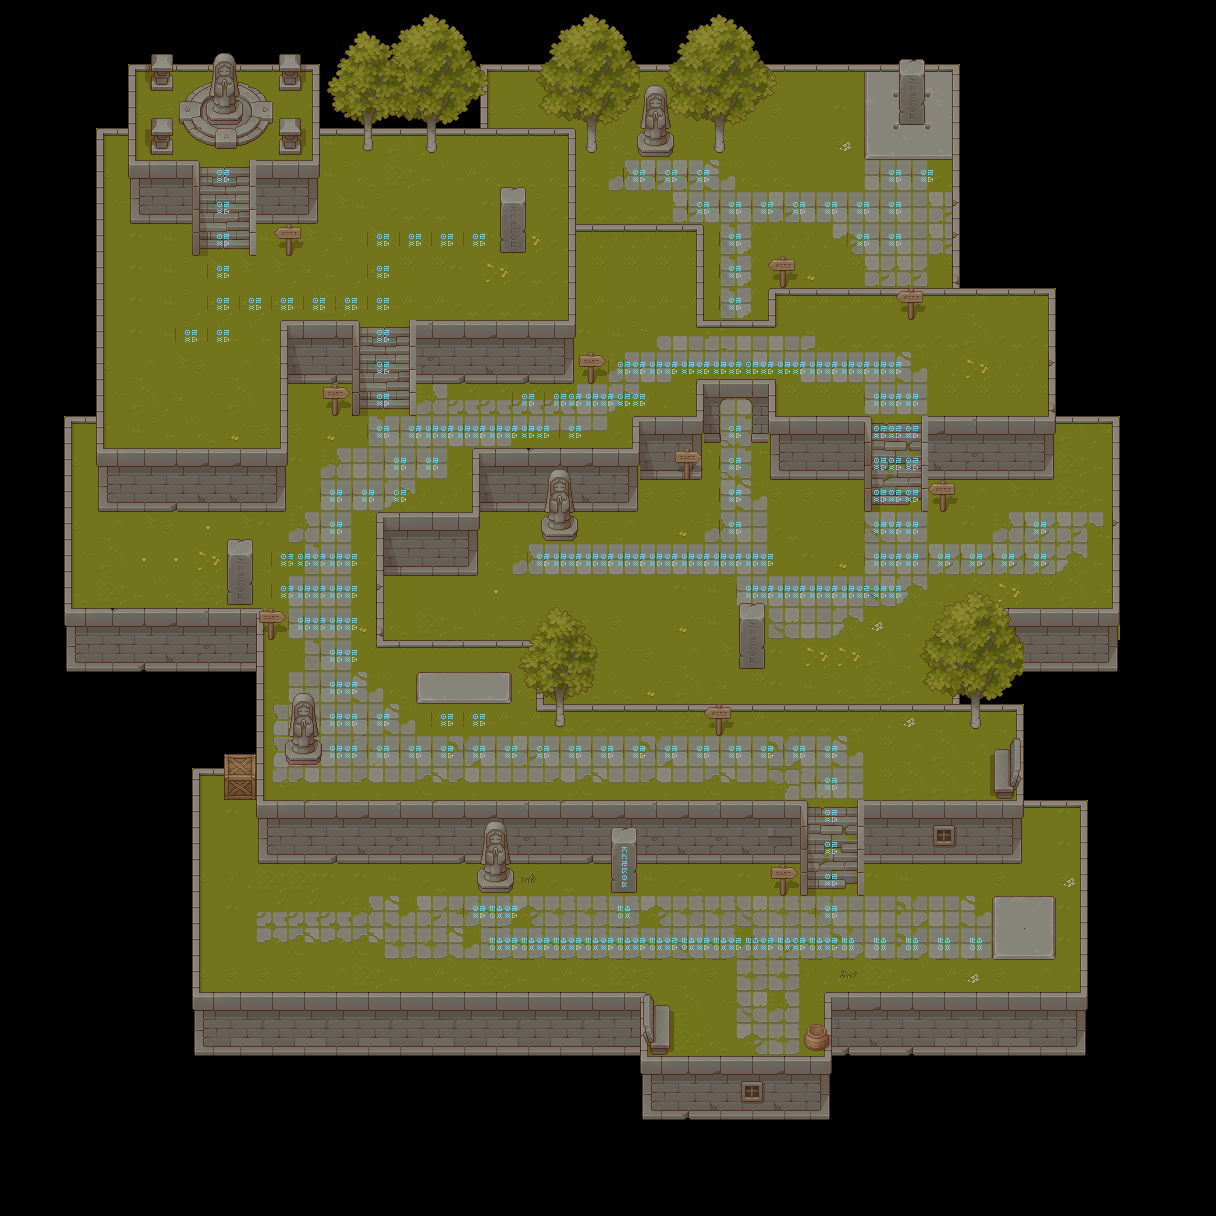

Rendered tile map (Tiled .tmx) drawn with the repository's tilesets; below, a short description and the map source with its tile grids summarised:
An orthogonal 38x38 tile map with 32x32 px tiles, 33 tile layers (grass, pavimento, wall, quiz-esercitazione, ...), 8 tilesets and 137 objects (10x cartello_guida, 5x trigger_quiz, 5x chest, 5x trigger_esercitazione, scala_1_2_base, ...).

<map version="1.10" tiledversion="1.11.2" orientation="orthogonal" renderorder="right-down" width="38" height="38" tilewidth="32" tileheight="32" infinite="0" nextlayerid="74" nextobjectid="518">
 <tileset firstgid="1" name="TX Tileset Grass" tilewidth="32" tileheight="32" tilecount="64" columns="8">
  <image source="../images/TX Tileset Grass.png" width="256" height="256" />
 </tileset>
 <tileset firstgid="65" name="TX Struct" tilewidth="32" tileheight="32" tilecount="256" columns="16">
  <image source="../images/TX Struct.png" width="512" height="512" />
 </tileset>
 <tileset firstgid="321" name="TX Tileset Wall" tilewidth="32" tileheight="32" tilecount="256" columns="16">
  <image source="../images/TX Tileset Wall.png" width="512" height="512" />
 </tileset>
 <tileset firstgid="577" name="TX Tileset Stone Ground" tilewidth="32" tileheight="32" tilecount="64" columns="8">
  <image source="../images/TX Tileset Stone Ground.png" width="256" height="256" />
 </tileset>
 <tileset firstgid="641" name="TX Props" tilewidth="32" tileheight="32" tilecount="256" columns="16">
  <image source="../images/TX Props.png" width="512" height="512" />
 </tileset>
 <tileset firstgid="897" name="TX Plant" tilewidth="32" tileheight="32" tilecount="256" columns="16">
  <image source="../images/TX Plant.png" width="512" height="512" />
 </tileset>
 <tileset firstgid="1153" name="TX Shadow" tilewidth="32" tileheight="32" tilecount="256" columns="16">
  <image source="../images/TX Shadow.png" width="512" height="512" />
 </tileset>
 <tileset firstgid="1409" name="TX Props with Shadow" tilewidth="32" tileheight="32" tilecount="256" columns="16">
  <image source="../images/TX Props with Shadow.png" width="512" height="512" />
 </tileset>
 <group id="14" name="livello_1">
  <layer id="2" name="grass" width="38" height="38">
   <data>[1444 cells, 182 non-empty, 19 distinct tile ids]</data>
  </layer>
  <layer id="19" name="pavimento" width="38" height="38">
   <data>[1444 cells, 56 non-empty, 15 distinct tile ids]</data>
  </layer>
  <layer id="18" name="wall" width="38" height="38">
   <data>[1444 cells, 120 non-empty, 33 distinct tile ids]</data>
  </layer>
  <layer id="20" name="quiz-esercitazione" width="38" height="38">
   <data>[1444 cells, 12 non-empty, 12 distinct tile ids]</data>
  </layer>
  <layer id="21" name="arredamento" width="38" height="38">
   <data>[1444 cells, 13 non-empty, 13 distinct tile ids]</data>
  </layer>
  <layer id="9" name="luci_su_pietra" width="38" height="38">
   <data>[1444 cells, 2 non-empty, 2 distinct tile ids]</data>
  </layer>
  <objectgroup id="44" name="collisioni">
   <object id="397" x="193" y="769.666" width="7" height="254.667" />
   <object id="398" x="194.334" y="993.667" width="450.333" height="59" />
   <object id="399" x="638.667" y="993.833" width="8" height="117.167" />
   <object id="400" x="640.333" y="1057" width="188.333" height="62" />
   <object id="401" x="825.242" y="992.151" width="6.66667" height="127" />
   <object id="402" x="826" y="992.667" width="260.334" height="63.3333" />
   <object id="403" x="1081.67" y="800.334" width="6.33333" height="191.667" />
   </objectgroup>
 </group>
 <group id="27" name="livello_3">
  <layer id="28" name="grass" width="38" height="38">
   <data>[1444 cells, 145 non-empty, 20 distinct tile ids]</data>
  </layer>
  <layer id="55" name="pavimento" width="38" height="38">
   <data>[1444 cells, 40 non-empty, 10 distinct tile ids]</data>
  </layer>
  <layer id="29" name="wall" width="38" height="38">
   <data>[1444 cells, 90 non-empty, 34 distinct tile ids]</data>
  </layer>
  <layer id="51" name="quiz-esercitazione" width="38" height="38">
   <data>[1444 cells, 12 non-empty, 12 distinct tile ids]</data>
  </layer>
  <layer id="30" name="arredamento" width="38" height="38">
   <data>[1444 cells, 11 non-empty, 8 distinct tile ids]</data>
  </layer>
  <objectgroup id="42" name="collisioni">
   <!-- 121 objects omitted --></objectgroup>
 </group>
 <group id="31" name="livello_4">
  <layer id="17" name="grass" width="38" height="38">
   <data>[1444 cells, 84 non-empty, 14 distinct tile ids]</data>
  </layer>
  <layer id="53" name="pavimento" width="38" height="38">
   <data>[1444 cells, 36 non-empty, 16 distinct tile ids]</data>
  </layer>
  <layer id="1" name="wall" width="38" height="38">
   <data>[1444 cells, 44 non-empty, 13 distinct tile ids]</data>
  </layer>
  <layer id="52" name="quiz-esercitazione" width="38" height="38">
   <data>[1444 cells, 15 non-empty, 12 distinct tile ids]</data>
  </layer>
  <layer id="35" name="arredamento" width="38" height="38">
   <data>[1444 cells, 56 non-empty, 26 distinct tile ids]</data>
  </layer>
  <objectgroup id="41" name="collisioni">
   <!-- 103 objects omitted --></objectgroup>
 </group>
 <group id="23" name="livello_2">
  <layer id="24" name="grass" width="38" height="38">
   <data>[1444 cells, 221 non-empty, 20 distinct tile ids]</data>
  </layer>
  <layer id="49" name="pavimento" width="38" height="38">
   <data>[1444 cells, 99 non-empty, 20 distinct tile ids]</data>
  </layer>
  <layer id="25" name="wall" width="38" height="38">
   <data>[1444 cells, 125 non-empty, 45 distinct tile ids]</data>
  </layer>
  <layer id="26" name="arredamento" width="38" height="38">
   <data>[1444 cells, 54 non-empty, 44 distinct tile ids]</data>
  </layer>
  <layer id="48" name="quiz-esercitazione" width="38" height="38">
   <data>[1444 cells, 14 non-empty, 12 distinct tile ids]</data>
  </layer>
  <objectgroup id="73" name="collisioni_ponte">
   <!-- 94 objects omitted --></objectgroup>
  <objectgroup id="43" name="collisioni">
   <!-- 92 objects omitted --></objectgroup>
 </group>
 <group id="36" name="livello_5">
  <layer id="37" name="grass" width="38" height="38">
   <data>[1444 cells, 156 non-empty, 18 distinct tile ids]</data>
  </layer>
  <layer id="38" name="wall" width="38" height="38">
   <data>[1444 cells, 78 non-empty, 28 distinct tile ids]</data>
  </layer>
  <layer id="39" name="arredamento" width="38" height="38" offsetx="-14" offsety="0">
   <data>[1444 cells, 28 non-empty, 19 distinct tile ids]</data>
  </layer>
  <layer id="58" name="Livello tile 28" width="38" height="38">
   <data>[1444 cells, 25 non-empty, 25 distinct tile ids]</data>
  </layer>
  <layer id="56" name="Livello tile 27" width="38" height="38">
   <data>[1444 cells, 16 non-empty, 15 distinct tile ids]</data>
  </layer>
  <layer id="50" name="quiz_esercitazione" width="38" height="38" offsetx="-15" offsety="0">
   <data>[1444 cells, 14 non-empty, 12 distinct tile ids]</data>
  </layer>
  <objectgroup id="40" name="collisioni">
   <!-- 58 objects omitted --></objectgroup>
 </group>
 <layer id="47" name="scale" width="38" height="38">
  <data>[1444 cells, 18 non-empty, 12 distinct tile ids]</data>
 </layer>
 <objectgroup id="45" name="CurrentLevel">
  <!-- 40 objects omitted --></objectgroup>
 <objectgroup id="5" name="interactions">
  <!-- 32 objects omitted --></objectgroup>
 <objectgroup id="10" name="LevelBarriers">
  <!-- 4 objects omitted --></objectgroup>
 <layer id="64" name="percorso_1" width="38" height="38">
  <data>[1444 cells, 18 non-empty, 1 distinct tile ids]</data>
 </layer>
 <layer id="65" name="percorso_2" width="38" height="38" offsetx="15" offsety="0">
  <data>[1444 cells, 48 non-empty, 1 distinct tile ids]</data>
 </layer>
 <layer id="66" name="percorso_3" width="38" height="38">
  <data>[1444 cells, 62 non-empty, 1 distinct tile ids]</data>
 </layer>
 <layer id="67" name="percorso_4" width="38" height="38" offsetx="15" offsety="0">
  <data>[1444 cells, 28 non-empty, 1 distinct tile ids]</data>
 </layer>
 <layer id="68" name="percorso_5" width="38" height="38" offsetx="15" offsety="0">
  <data>[1444 cells, 64 non-empty, 1 distinct tile ids]</data>
 </layer>
</map>
<!-- 130 of 137 objects omitted -->
